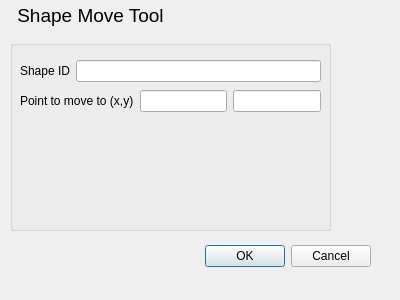
<?xml version="1.0" encoding="UTF-8"?>
<ui version="4.0">
 <class>moveShape</class>
 <widget class="QDialog" name="moveShape">
  <property name="geometry">
   <rect>
    <x>0</x>
    <y>0</y>
    <width>400</width>
    <height>300</height>
   </rect>
  </property>
  <property name="windowTitle">
   <string>Dialog</string>
  </property>
  <widget class="QDialogButtonBox" name="buttonBox">
   <property name="geometry">
    <rect>
     <x>30</x>
     <y>240</y>
     <width>341</width>
     <height>32</height>
    </rect>
   </property>
   <property name="orientation">
    <enum>Qt::Horizontal</enum>
   </property>
   <property name="standardButtons">
    <set>QDialogButtonBox::Cancel|QDialogButtonBox::Ok</set>
   </property>
  </widget>
  <widget class="QLabel" name="title">
   <property name="geometry">
    <rect>
     <x>-10</x>
     <y>0</y>
     <width>201</width>
     <height>31</height>
    </rect>
   </property>
   <property name="text">
    <string>&lt;html&gt;&lt;head/&gt;&lt;body&gt;&lt;p align=&quot;center&quot;&gt;&lt;span style=&quot; font-size:14pt;&quot;&gt;Shape Move Tool&lt;/span&gt;&lt;/p&gt;&lt;/body&gt;&lt;/html&gt;</string>
   </property>
  </widget>
  <widget class="QGroupBox" name="groupBox">
   <property name="geometry">
    <rect>
     <x>10</x>
     <y>40</y>
     <width>321</width>
     <height>191</height>
    </rect>
   </property>
   <property name="title">
    <string/>
   </property>
   <widget class="QWidget" name="">
    <property name="geometry">
     <rect>
      <x>10</x>
      <y>50</y>
      <width>301</width>
      <height>22</height>
     </rect>
    </property>
    <layout class="QHBoxLayout" name="horizontalLayout">
     <item>
      <widget class="QLabel" name="label">
       <property name="text">
        <string>&lt;html&gt;&lt;head/&gt;&lt;body&gt;&lt;p&gt;Point to move to (x,y)&lt;/p&gt;&lt;/body&gt;&lt;/html&gt;</string>
       </property>
      </widget>
     </item>
     <item>
      <widget class="QLineEdit" name="lineEdit"/>
     </item>
     <item>
      <widget class="QLineEdit" name="lineEdit_2"/>
     </item>
    </layout>
   </widget>
   <widget class="QWidget" name="">
    <property name="geometry">
     <rect>
      <x>10</x>
      <y>20</y>
      <width>301</width>
      <height>22</height>
     </rect>
    </property>
    <layout class="QHBoxLayout" name="horizontalLayout_2">
     <item>
      <widget class="QLabel" name="label_2">
       <property name="text">
        <string>Shape ID</string>
       </property>
      </widget>
     </item>
     <item>
      <widget class="QLineEdit" name="lineEdit_3"/>
     </item>
    </layout>
   </widget>
  </widget>
 </widget>
 <resources/>
 <connections>
  <connection>
   <sender>buttonBox</sender>
   <signal>accepted()</signal>
   <receiver>moveShape</receiver>
   <slot>accept()</slot>
   <hints>
    <hint type="sourcelabel">
     <x>248</x>
     <y>254</y>
    </hint>
    <hint type="destinationlabel">
     <x>157</x>
     <y>274</y>
    </hint>
   </hints>
  </connection>
  <connection>
   <sender>buttonBox</sender>
   <signal>rejected()</signal>
   <receiver>moveShape</receiver>
   <slot>reject()</slot>
   <hints>
    <hint type="sourcelabel">
     <x>316</x>
     <y>260</y>
    </hint>
    <hint type="destinationlabel">
     <x>286</x>
     <y>274</y>
    </hint>
   </hints>
  </connection>
 </connections>
</ui>
